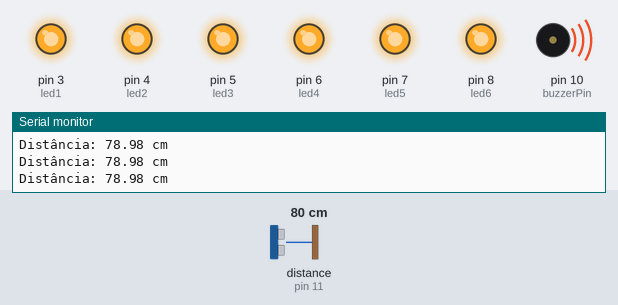
A sketch run on a simulated Arduino Uno, built with avr-gcc and run on an emulated ATmega328P. Parts: output pins drawn as LEDs (lit = HIGH), buzzer (waves = sounding), the last lines printed to the serial monitor. Wiring (inferred from the names in the program): ultrasonic range finder: trigger pin 12; echo pin 11. Dashed ring = blinking. The test bench sets the inputs (shaded band); at power-on: distance to the obstacle (sensor on pin 11) 80 cm. The echo pulse lasts 58.3 µs per cm; pins used as bus, display or sensor lines are not drawn.

Above: at 1.2 s.
1.3 s: distance to the obstacle (sensor on pin 11) set to 99 cm
2.8 s: distance to the obstacle (sensor on pin 11) set to 104 cm
At 3.29 s:
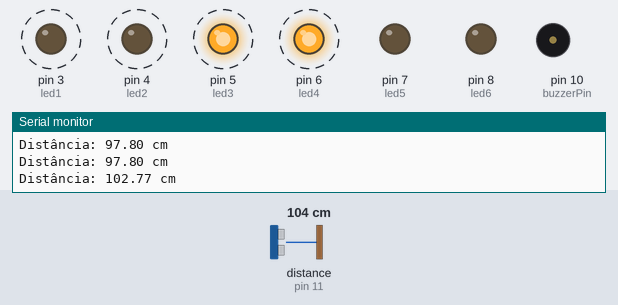
5.8 s: distance to the obstacle (sensor on pin 11) set to 250 cm
At 6.09 s:
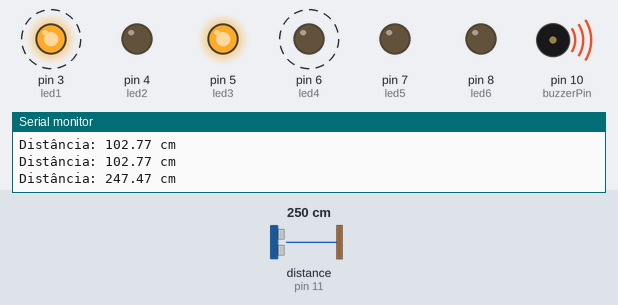
8.8 s: distance to the obstacle (sensor on pin 11) set to 2 cm
At 9.6 s:
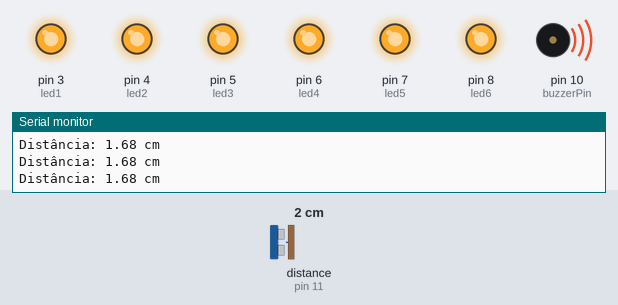
10.6 s: distance to the obstacle (sensor on pin 11) set to 120 cm
At 10.68 s:
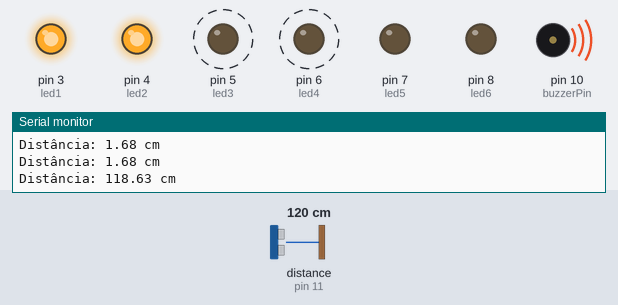
Timing chart, 0 to 14.6 s (numbered marks = the images above; inputs shaded):
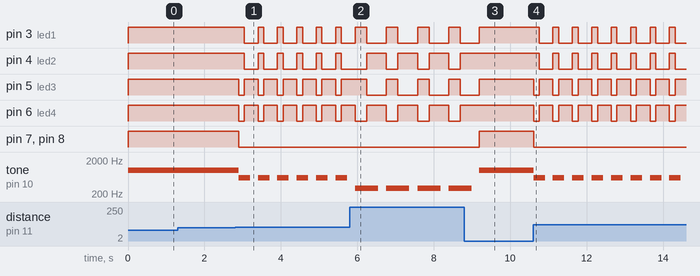

The sketch:

projeto_arqP1.ino
```cpp
// LEDs de 3 a 8
const int led1 = 3;
const int led2 = 4;
const int led3 = 5;
const int led4 = 6;
const int led5 = 7;
const int led6 = 8;

// Buzzer
const int buzzerPin = 10;

// Sensor Ultrassônico
const int triggerPin = 12;
const int echoPin = 11;

// Frequências para o buzzer
int freqBaixa = 300;
int freqMedia = 600;
int freqAlta = 1000;

long duracao;
float distancia;

void setup() {
  Serial.begin(9600);

  // Configura pinos de LED
  for (int i = 3; i <= 8; i++) {
    pinMode(i, OUTPUT);
    digitalWrite(i, LOW);
  }

  pinMode(buzzerPin, OUTPUT);
  pinMode(triggerPin, OUTPUT);
  pinMode(echoPin, INPUT);

  Serial.println("Sistema iniciado!");
}

void loop() {
  distancia = medirDistancia();
  Serial.print("Distância: ");
  Serial.print(distancia);
  Serial.println(" cm");

  if (distancia <= 100) {
    modoCritico();
  } else if (distancia <= 200) {
    modoAlertaVisualRapido();
  } else if (distancia <= 400) {
    modoAlertaVisualModerado();
  } else {
    desligarTudo();
  }

  delay(200);
}

float medirDistancia() {
  digitalWrite(triggerPin, LOW);
  delayMicroseconds(2);
  digitalWrite(triggerPin, HIGH);
  delayMicroseconds(10);
  digitalWrite(triggerPin, LOW);

  duracao = pulseIn(echoPin, HIGH);
  float d = duracao * 0.034 / 2;
  return d;
}

void desligarTudo() {
  for (int i = 3; i <= 8; i++) {
    digitalWrite(i, LOW);
  }
  noTone(buzzerPin);
}

void modoAlertaVisualModerado() {
  digitalWrite(led1, HIGH);
  digitalWrite(led2, LOW);
  digitalWrite(led3, HIGH);
  digitalWrite(led4, LOW);
  digitalWrite(led5, LOW);
  digitalWrite(led6, LOW);

  tone(buzzerPin, freqBaixa);
  delay(300);

  digitalWrite(led1, LOW);
  digitalWrite(led2, HIGH);
  digitalWrite(led3, LOW);
  digitalWrite(led4, HIGH);
  delay(300);

  noTone(buzzerPin);
}

void modoAlertaVisualRapido() {
  digitalWrite(led1, HIGH);
  digitalWrite(led2, HIGH);
  digitalWrite(led3, LOW);
  digitalWrite(led4, LOW);
  digitalWrite(led5, LOW);
  digitalWrite(led6, LOW);

  tone(buzzerPin, freqMedia);
  delay(150);

  digitalWrite(led1, LOW);
  digitalWrite(led2, LOW);
  digitalWrite(led3, HIGH);
  digitalWrite(led4, HIGH);
  delay(150);

  noTone(buzzerPin);
}

void modoCritico() {
  for (int i = 3; i <= 8; i++) {
    digitalWrite(i, HIGH);
  }

  tone(buzzerPin, freqAlta);
}
```

Measured:
- the behaviour switches between 101 and 102 cm on distance to the obstacle (sensor on pin 11) (found by bisection; images 0 and 1)
- after the input at 2.8 s, pin 3 (led1), pin 4 (led2): alternates HIGH for 0.15 s and LOW for 0.36 s, starting after 0.25 s
- after the input at 5.8 s, pin 3 (led1), pin 5 (led3): alternates HIGH for 0.30 s and LOW for 0.52 s, starting after 0.45 s; pin 4 (led2), pin 6 (led4): alternates HIGH for 0.52 s and LOW for 0.30 s, starting after 0.45 s; tone on pin 10 (buzzerPin): alternates 300 Hz for 0.60 s and silent for 0.22 s, starting after 0.15 s
- after the input at 8.8 s, pin 3 (led1), pin 5 (led3): goes on until 9.2 s, then stays HIGH; pin 4 (led2), pin 6 (led4): stops changing and stays HIGH; pin 7 (led5), pin 8 (led6): LOW → HIGH after 0.40 s
- after the input at 10.6 s, pin 3 (led1), pin 4 (led2): alternates HIGH for 0.15 s and LOW for 0.36 s, starting after 0.16 s
